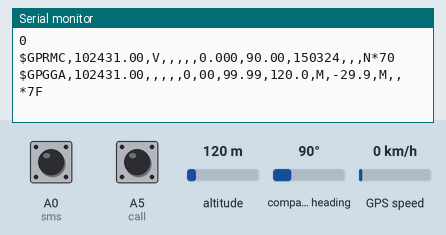
This sketch was run on a simulated Arduino Uno, built for the host (arithmetic inside an expression is 32-bit, double 64-bit). Shown: the last lines printed to the serial monitor. The test bench sets the inputs (shaded band); at power-on: altitude 120 m, A0 (sms) HIGH, A5 (call) HIGH, compass heading 90°, GPS speed 0 km/h. The GPS gets a fix after 3 s at 37.7749, -122.4194 with 8 satellites; the modem accepts every AT command (registered, SIM ready, sends succeed) and sends nothing else.

Above: at 1.4 s.
1.5 s: altitude set to 20 m
At 3.0 s:
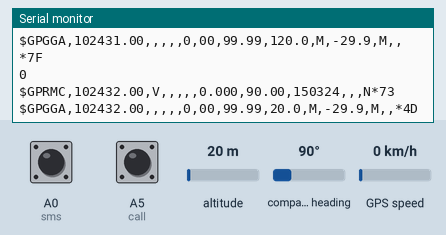
4.7 s: A0 (sms) pulled LOW for 1 s
At 5.9 s:
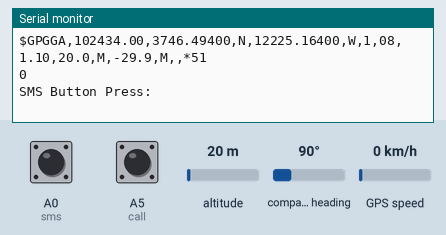
7.5 s: A5 (call) pulled LOW for 1 s
At 8.7 s:
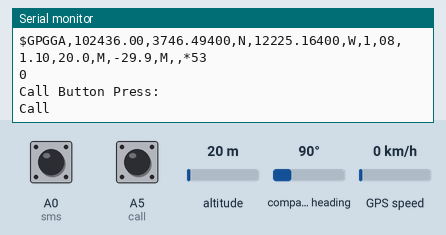

Measured:
- after the input at 1.5 s, the serial monitor: prints a new line after 0.71 s (image 1)
- after the input at 4.7 s, the serial monitor: prints a new line after 0.50 s (image 2)
- after the input at 7.5 s, the serial monitor: prints a new line after 0.56 s (image 3)

The sketch:

Arduino_neo6m_sim800l.ino
```cpp
//Sagor Sharif-01750467924
#include <TinyGPS.h>
#include <SoftwareSerial.h>
#include <Wire.h>
SoftwareSerial Gsm(8, 9);
char phone_no[] = "+8801750467924";
TinyGPS gps;
const int sms = A0;
const int call = A5;
int sms_state;
int call_state;
String textMessage;
void setup() {
  Serial.begin(9600);
  Gsm.begin(9600);
  Serial.print("AT+CMGF=1\r");
  delay(100);
  Serial.print("AT+CNMI=2,2,0,0,0\r");
  delay(100);
  pinMode(sms, INPUT_PULLUP);
  pinMode(call, INPUT_PULLUP);
}

void loop() {
  bool newData = false;
  unsigned long chars;
  unsigned short sentences, failed;
  for (unsigned long start = millis(); millis() - start < 1000;) {
    while (Serial.available()) {
      char c = Serial.read();
      Serial.print(c);
      if (gps.encode(c))
        newData = true;
    }
  }
  if (Gsm.available() > 0) {
    textMessage = Gsm.readString();
    textMessage.toUpperCase();
    delay(10);
  }
  Serial.println(failed);
  sms_state = digitalRead(sms);
 if (sms_state == LOW)
 {
   Serial.println("SMS Button Press:");
   float flat, flon;
   unsigned long age;
   gps.f_get_position(&flat, &flon, &age);
   Gsm.print("AT+CMGF=1\r");
   delay(400);
   Gsm.print("AT+CMGS=\"");
   Gsm.print(phone_no);
   Gsm.println("\"");
   Gsm.println("Alert I need help.............");
   Gsm.print("http://maps.google.com/maps?q=loc:");
   Gsm.print(flat == TinyGPS::GPS_INVALID_F_ANGLE ? 0.0 : flat, 6);
   Gsm.print(",");
   Gsm.print(flon == TinyGPS ::GPS_INVALID_F_ANGLE ? 0.0 : flon, 6);
   delay(200);
   Gsm.println((char)26);
   delay(200);
   Gsm.println();
   Serial.println("SMS Sent");
 }
 call_state = digitalRead(call);
 if(call_state == LOW)
 {
   Serial.println("Call Button Press:");
   Serial.println("Call");
   delay(1000);
   Gsm.println("ATD+8801750467924;");
   delay(50000);
   Gsm.println("ATH");
   delay(1000);

  }
}
```
